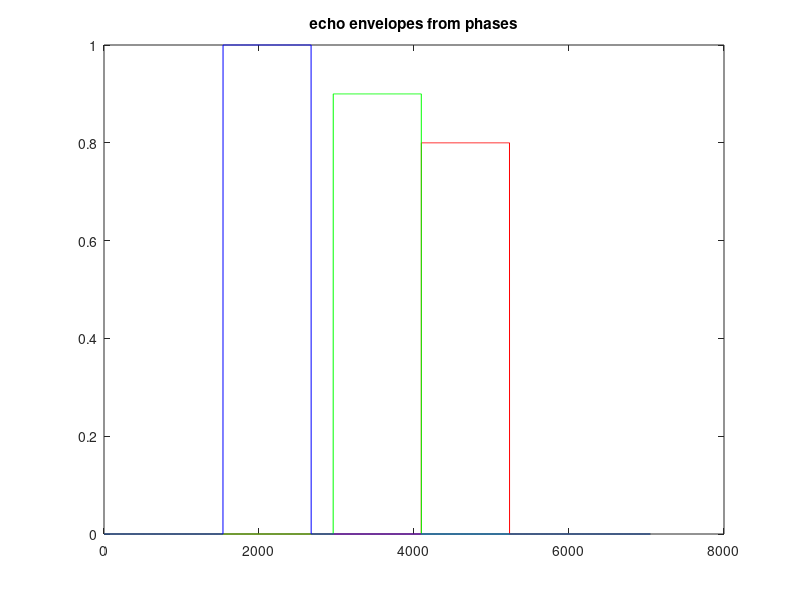
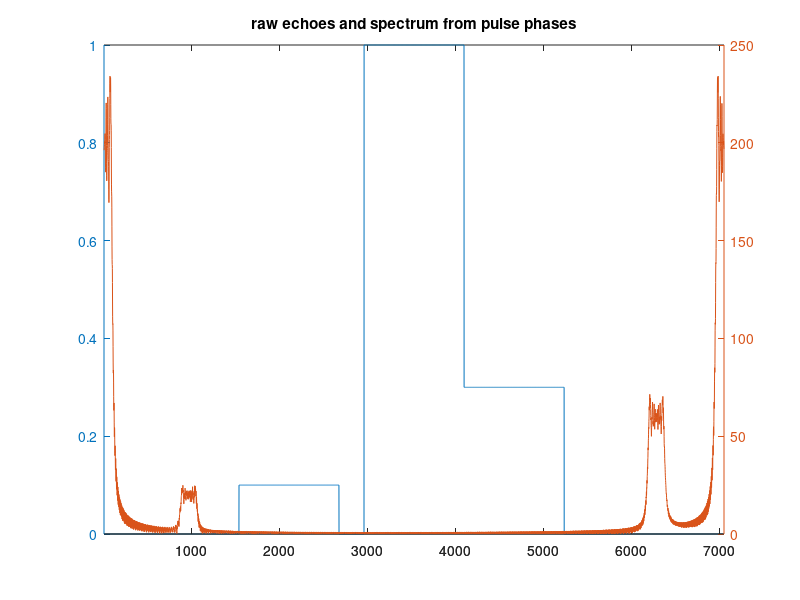
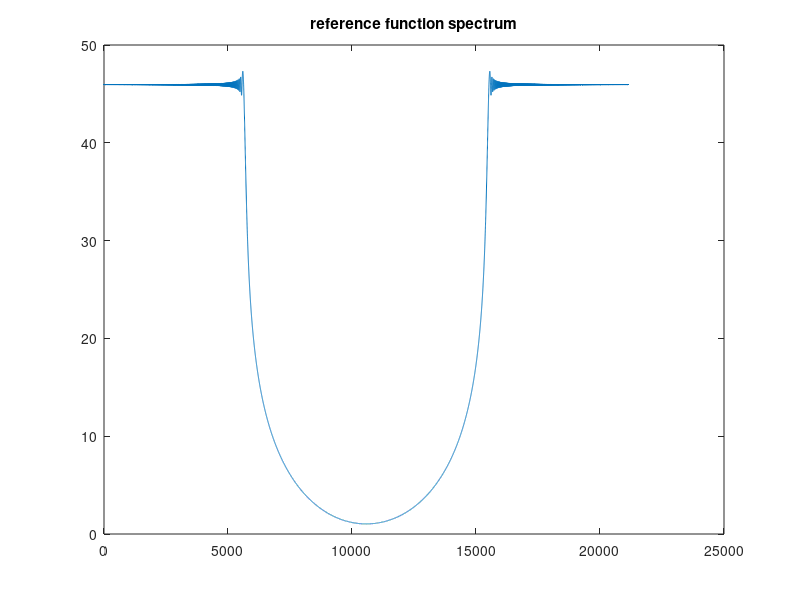
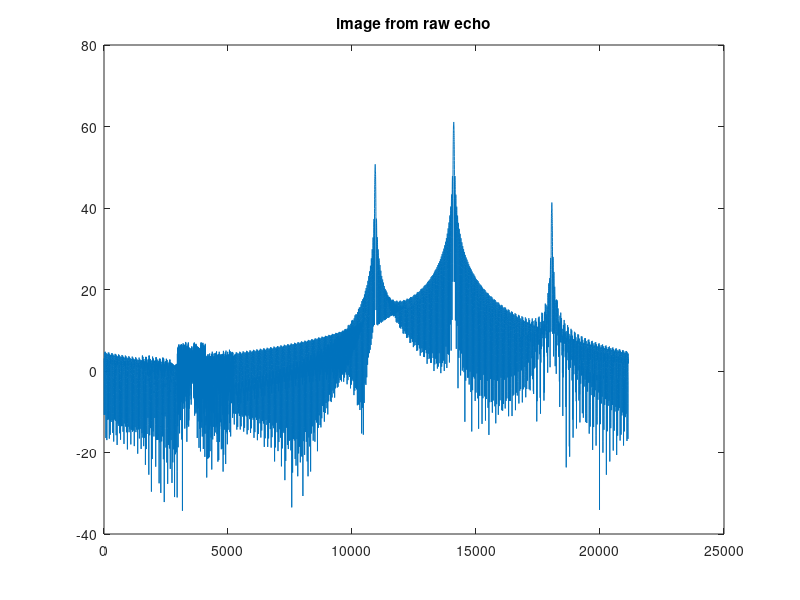

The MATLAB script that drew these images, in order:
%  unfold burst 1 d simulation
clear all; close all;

prforig=1685;
oversample=5;
procoversample=3;
prf=prforig*oversample;
v=6780.;
range=900000;
wvl=0.0566;
d=10;
tburst=1410/prforig;
nburst=tburst*prf;
steerrate=6826;
angrate=steerrate/2/v*wvl;  %  radians per second
angratedeg=angrate*180/pi(); % degrees per second

%  offset position on ground by antenna distance
%X=range*wvl/d*[-1.5 -1.0 -0.5 0 0.5 1.0 1.5];
X1=0.5*range*wvl/d;
X=X1*[-1.0  0  1.25 ];
A=[.3 1 .1];

frate=-2*v*v/wvl/range;
fd=2*v/wvl/range*X;
t=X/v;
tant=X1/v;
xant=tant*v;
angant=xant/range;

%  generate the echoes sampled at prf
time=linspace(0,nburst/prf-1/prf,nburst)-nburst/2/prf;
freqsteer=time*steerrate;
xsteer=freqsteer*range*wvl/2/v;
timesteer=xsteer/v;

timeratio=-steerrate*range*wvl/2/v/v;

%  create multiple target echos from pulse phases
boresight=angrate*time;
x=time*v;
echophase=complex(zeros(1,nburst),zeros(1,nburst));
figure;
for i=1:length(X)
    phase=zeros(1,nburst);
    angle=zeros(1,nburst);
    echotarget=complex(zeros(1,nburst),zeros(1,nburst));
    for j=1:nburst
        angle(j)=(x(j)-X(i))/range;
        if abs(angle(j)-boresight(j))<angant/2
            phase(j)=-sqrt(range^2+(x(j)-X(i))^2)*4*pi()/wvl;
            echotarget(j)=complex(cos(phase(j)),sin(phase(j)));
        end
    end
    echophase=echophase+echotarget*A(i);
    if(i==1)plot(abs(echotarget)*0.8,'r');hold on;end;
    if(i==ceil(length(X)/2))plot(abs(echotarget)*0.9,'g');hold on;end;
    if(i==length(X))plot(abs(echotarget),'b');hold on;end;
    %clear phase echotarget;
end
title('echo envelopes from phases');

figure;
xx=[1:nburst];
plotyy(xx,abs(echophase),xx,abs(fft(echophase)));
title('raw echoes and spectrum from pulse phases');

%  focussed sar on raw echo
timeextended=linspace(0,nburst*procoversample/prf-1/prf,nburst*procoversample)-nburst*procoversample/2/prf;
echophase(nburst+1:nburst*procoversample)=complex(0.,0.);

phase=pi()*frate*timeextended.^2;
ref=complex(cos(phase),sin(phase));
image=ifft(fft(echophase).*conj(fft(ref)));
figure;
plot(20*log10(abs(fft(ref))));
title('reference function spectrum');

figure;
plot(20.*log10(abs(image)));
title('image from raw echo');

%  let's try to unfold them
%  replicate spectrum
spec=fft(echophase);
npts=length(echophase);
overspec=complex(zeros(1,npts*3),zeros(1,npts*3));
overspec(1:npts/2)=spec(1:npts/2);
overspec(npts*3-npts/2+1:npts*3)=spec(npts/2+1:npts);
overspec(npts+1:npts+npts/2)=spec(1:npts/2);
overspec(npts/2+1:npts)=spec(npts/2+1:npts);
overspec(npts*3-npts+1:npts*3-npts/2)=spec(1:npts/2);
overspec(npts*3-npts-npts/2+1:npts*3-npts)=spec(npts/2+1:npts);
over=ifft(overspec);

figure;
xx=[1:npts*3];
plotyy(xx,abs(overspec),xx,abs(over));
title('oversampled spectrum and inverse transform');

%  deramp
totaltime=tburst*procoversample;
npts=length(over);
timederamp=linspace(0,totaltime-totaltime/npts,npts)-totaltime/2;
phasederamp=pi()*steerrate*timederamp.^2;
cpxphase=complex(cos(phasederamp),sin(phasederamp));
over=over.*conj(cpxphase);
derampedspec=fft(over);
figure;
xx=[1:npts];
plotyy(xx,abs(over),xx,abs(derampedspec));
title('deramped timedomain and transform');

%  filter and reramp
filtspec=derampedspec(1:npts/3);
filt=ifft(filtspec);
figure;
xx=[1:npts/3];
plotyy(xx,abs(filtspec),xx,abs(filt));
title('filtered spectrum and inverse transform');

phasereramp=pi()*steerrate*timeextended.^2;
rerampphase=complex(cos(phasereramp),sin(phasereramp));
reramp=filt.*rerampphase;
figure;
xx=[1:nburst*3];
plot(xx,abs(reramp));
title('reramped signal');

% and convolve
phaseref=pi()*frate*timeextended.^2;
ref=complex(cos(phaseref),sin(phaseref));
image=ifft(fft(reramp).*conj(fft(ref)));
figure;
plot(20.*log10(abs(image)));
title('dealised image from raw echo');





% fd0=0;
% fdminus1=-2*v/wvl/range*X1;
% fdplus1=2*v/wvl/range*X1;
% t0=0;
% tminus1=-X1/v;
% tplus1=X1/v;
% tant=0.4*X1/v;
% %  create multiple target echos from chirp params
% echo=complex(zeros(1,nburst),zeros(1,nburst));
% figure;
% for i=1:1%length(X)
%     phase=pi()*frate*(time-t(i)/timeratio).^2-2*pi()*fd(i)*time;
%     echotarget=complex(cos(phase),sin(phase));
%     echotarget(abs(timesteer-t(i))>tant)=complex(0.,0.);
%     echo=echo+echotarget;
%     if(i==1)plot(abs(echotarget)*0.8,'r');hold on;end;
%     if(i==ceil(length(X)/2))plot(abs(echotarget)*0.9,'g');hold on;end;
%     if(i==length(X))plot(abs(echotarget),'b');hold on;end;
%     clear phase echotarget;
% end
% title('echo envelopes from chirp params');
% 
% 
% % boresight, unambiguous
% phase=pi()*frate*time.^2;
% echo0=complex(cos(phase),sin(phase));
% echo0(abs(timesteer)>tant)=complex(0.,0.);
% 
% % minus1 echo
% phase=pi()*frate*(time-tminus1/timeratio).^2-2*pi()*fdminus1*time;
% echominus1=complex(cos(phase),sin(phase));
% echominus1(abs(timesteer-tminus1)>tant)=complex(0.,0.);
% 
% % plus1 echo
% phase=pi()*frate*(time-tplus1/timeratio).^2-2*pi()*fdplus1*time;
% echoplus1=complex(cos(phase),sin(phase));
% echoplus1(abs(timesteer-tplus1)>tant)=complex(0.,0.);
% 
% figure; 
% plot(abs(echo0),'r');
% hold on;
% plot(abs(echominus1),'g');
% plot(abs(echoplus1),'b');

% % echo=echo0+echoplus1+echominus1;
% figure;
% xx=[1:nburst];
% plotyy(xx,abs(echo),xx,abs(fft(echo)));
% title('raw echo and its transform from chirp params');

